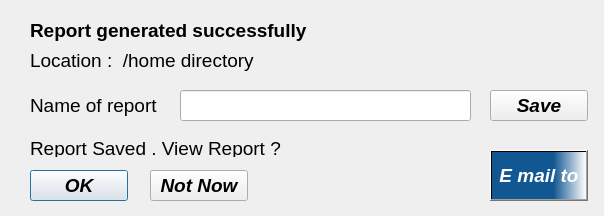
<?xml version="1.0" encoding="UTF-8"?>
<ui version="4.0">
 <class>viewReportRoad</class>
 <widget class="QDialog" name="viewReportRoad">
  <property name="geometry">
   <rect>
    <x>0</x>
    <y>0</y>
    <width>604</width>
    <height>216</height>
   </rect>
  </property>
  <property name="windowTitle">
   <string>Alternative Route Finder - Report Generation</string>
  </property>
  <widget class="QLabel" name="label">
   <property name="geometry">
    <rect>
     <x>30</x>
     <y>20</y>
     <width>421</width>
     <height>21</height>
    </rect>
   </property>
   <property name="font">
    <font>
     <pointsize>14</pointsize>
     <weight>75</weight>
     <bold>true</bold>
    </font>
   </property>
   <property name="text">
    <string>Report generated successfully</string>
   </property>
  </widget>
  <widget class="QLabel" name="label_2">
   <property name="geometry">
    <rect>
     <x>30</x>
     <y>50</y>
     <width>341</width>
     <height>21</height>
    </rect>
   </property>
   <property name="font">
    <font>
     <pointsize>14</pointsize>
    </font>
   </property>
   <property name="text">
    <string>Location :  /home directory</string>
   </property>
  </widget>
  <widget class="QLabel" name="label_3">
   <property name="geometry">
    <rect>
     <x>30</x>
     <y>90</y>
     <width>141</width>
     <height>31</height>
    </rect>
   </property>
   <property name="font">
    <font>
     <pointsize>14</pointsize>
    </font>
   </property>
   <property name="text">
    <string>Name of report </string>
   </property>
  </widget>
  <widget class="QLabel" name="lblViewRepRoad">
   <property name="geometry">
    <rect>
     <x>30</x>
     <y>140</y>
     <width>261</width>
     <height>17</height>
    </rect>
   </property>
   <property name="font">
    <font>
     <pointsize>14</pointsize>
    </font>
   </property>
   <property name="text">
    <string>Report Saved . View Report ?</string>
   </property>
  </widget>
  <widget class="QPushButton" name="btnOKReport">
   <property name="geometry">
    <rect>
     <x>30</x>
     <y>170</y>
     <width>98</width>
     <height>31</height>
    </rect>
   </property>
   <property name="font">
    <font>
     <pointsize>14</pointsize>
     <weight>75</weight>
     <italic>true</italic>
     <bold>true</bold>
    </font>
   </property>
   <property name="text">
    <string>OK</string>
   </property>
  </widget>
  <widget class="QPushButton" name="btnNotNowReport">
   <property name="geometry">
    <rect>
     <x>150</x>
     <y>170</y>
     <width>98</width>
     <height>31</height>
    </rect>
   </property>
   <property name="font">
    <font>
     <pointsize>14</pointsize>
     <weight>75</weight>
     <italic>true</italic>
     <bold>true</bold>
    </font>
   </property>
   <property name="text">
    <string>Not Now</string>
   </property>
  </widget>
  <widget class="QPushButton" name="btnSaveReportRoad">
   <property name="geometry">
    <rect>
     <x>490</x>
     <y>90</y>
     <width>98</width>
     <height>31</height>
    </rect>
   </property>
   <property name="font">
    <font>
     <pointsize>14</pointsize>
     <weight>75</weight>
     <italic>true</italic>
     <bold>true</bold>
    </font>
   </property>
   <property name="text">
    <string>Save</string>
   </property>
  </widget>
  <widget class="QLineEdit" name="txtReportNameRoad">
   <property name="geometry">
    <rect>
     <x>180</x>
     <y>90</y>
     <width>291</width>
     <height>31</height>
    </rect>
   </property>
   <property name="font">
    <font>
     <weight>75</weight>
     <italic>true</italic>
     <bold>true</bold>
    </font>
   </property>
  </widget>
  <widget class="QLabel" name="label_4">
   <property name="geometry">
    <rect>
     <x>550</x>
     <y>20</y>
     <width>31</width>
     <height>31</height>
    </rect>
   </property>
   <property name="styleSheet">
    <string notr="true">image: url(:/plugins/floogin/rep.png);</string>
   </property>
   <property name="text">
    <string/>
   </property>
  </widget>
  <widget class="QPushButton" name="btnEmailRep">
   <property name="geometry">
    <rect>
     <x>490</x>
     <y>150</y>
     <width>98</width>
     <height>51</height>
    </rect>
   </property>
   <property name="font">
    <font>
     <pointsize>14</pointsize>
     <weight>75</weight>
     <italic>true</italic>
     <bold>true</bold>
    </font>
   </property>
   <property name="styleSheet">
    <string notr="true">background-color: rgb(85, 170, 255);
background-color: qlineargradient(spread:pad, x1:0, y1:0, x2:1, y2:0, stop:0.654028 rgba(17, 88, 146, 255), stop:1 rgba(255, 255, 255, 255));
color: rgb(255, 255, 255);</string>
   </property>
   <property name="text">
    <string>E mail to</string>
   </property>
  </widget>
 </widget>
 <resources>
  <include location="resources.qrc"/>
  <include location="../FLOOgin/floogin/resources.qrc"/>
 </resources>
 <connections/>
</ui>
